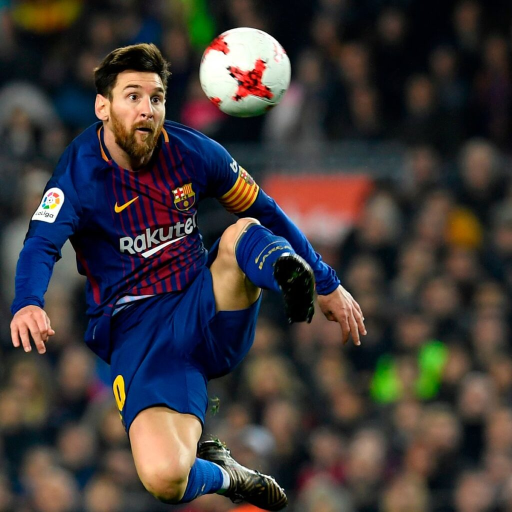
#> input picture messi.jpg, 1024 x 1024 px (shown at 1/2 size)
$ python image_pyramids_opencv.py
#> lines starting #> are read from the running program, lines starting #| are printed output that depends on the picture
import cv2
import numpy as np

img = cv2.imread('messi.jpg')
#> img is the input picture: shape (1024, 1024, 3); mean B, G, R 57.7, 58.1, 64.4
lr1 = cv2.pyrDown(img)
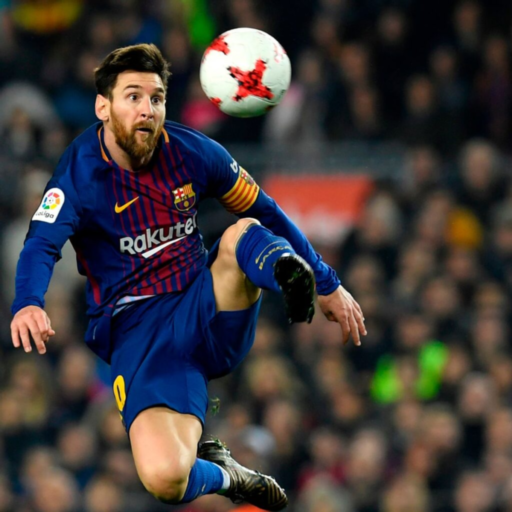
#> lr1: shape (512, 512, 3); mean B, G, R 57.7, 58.1, 64.3
lr2 = cv2.pyrDown(lr1)
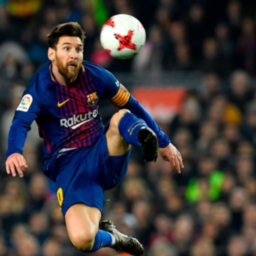
#> lr2: shape (256, 256, 3); mean B, G, R 57.7, 58.1, 64.3


cv2.imshow("Original image", img)
cv2.imshow("PyrDown 1 image", lr1)
cv2.imshow("PyrDown 2 image", lr2)
cv2.waitKey(0)
cv2.destroyAllWindows()
